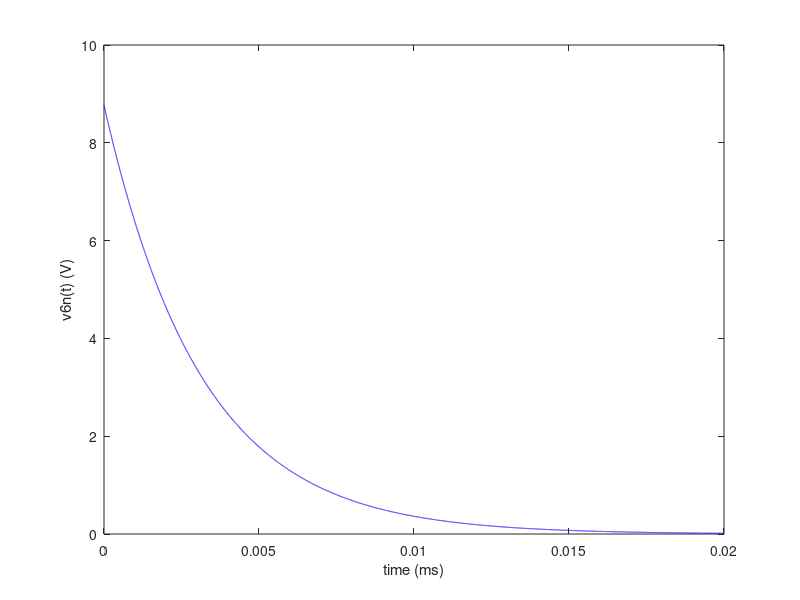
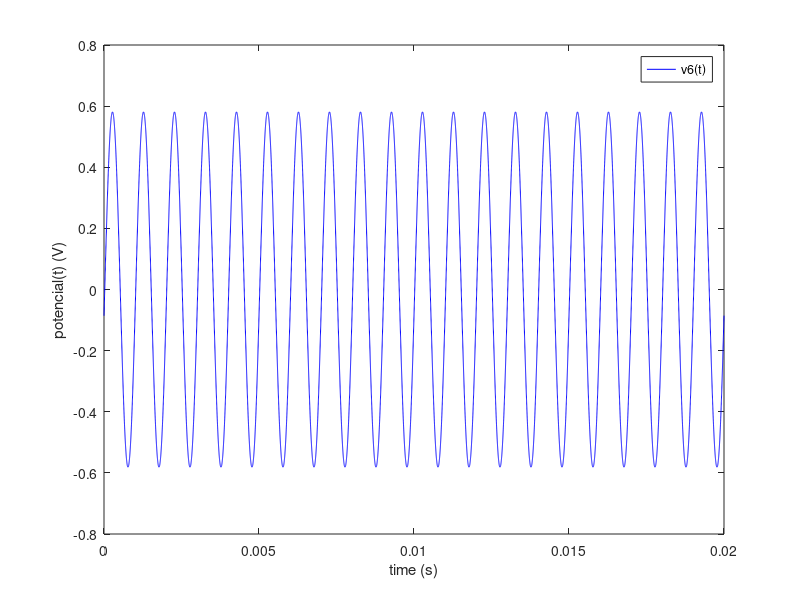
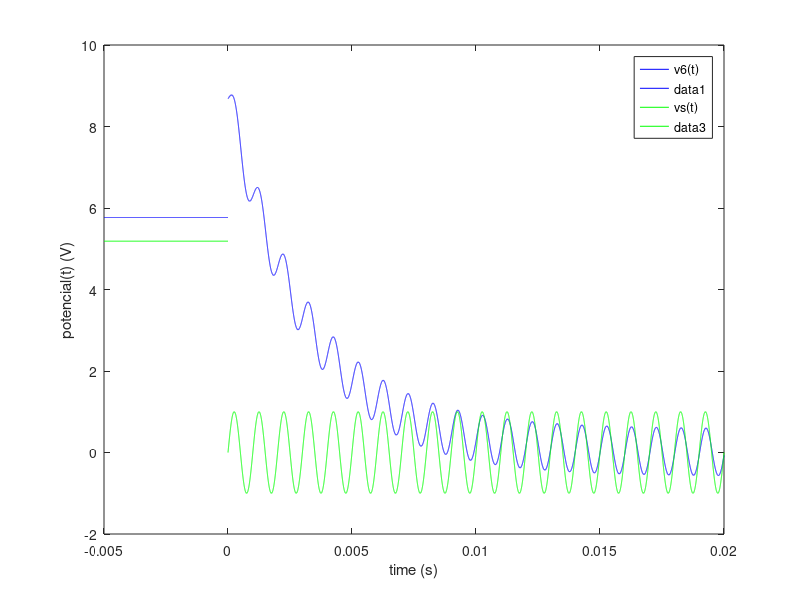

MATLAB code to generate these figures, in order:
close all
clear all

R1 = 1.04408633697e3
R2 = 2.04051610808e3
R3 = 3.07566747417e3
R4 = 4.05936218175e3 
R5 = 3.05878343538e3
R6 = 2.0603640429e3
R7 = 1.04299566201e3
Vs = 5.18382634375 
C = 1.02590436129e-6
Kb = 7.28659513293e-3
Kd = 8.22752594192e3

format long


printf("\n alinea 1)------------------------------------------\n\n")

line1 = [1, 0, 0, 0, 0, 0, 0];
line2 = [0, 1/R3+1/R2+1/R1, -1/R2, -1/R3, 0, 0, 0];
line3 = [0, Kb+1/R2, -1/R2, -Kb, 0, 0, 0];
line58 = [0, -1/R3, 0, 1/R5+1/R4+1/R3, -1/R5, -1/R7, 1/R7];
line6 = [0, Kb, 0, -Kb-1/R5, 1/R5, 0, 0];
line7 = [0, 0, 0, 0, 0, -1/R6-1/R7, 1/R7];
line8 = [0, 0, 0, 1, 0, Kd/R6, -1];

An = [line1; line2; line3; line58; line6; line7; line8]

bn = [Vs; Vs/R1; 0; 0; 0; 0; 0]

#det(An)

Xn = An\bn


Vx = Xn(5) - Xn(7)


printf("\n alinea 2)-------------------------------------------\n\n")

printf("Nodal Analysis---------------")

A = [1/R1+1/R4+1/R6, -1/R1, 0, -1/R4, 0, -1/R6, 0; -1/R1, 1/R1+1/R2+1/R3, -1/R2, -1/R3, 0, 0, 0; 0, -1/R2-Kb, 1/R2, Kb, 0, 0, 0; -1/R6, 0, 0, 0, 0, 1/R6+1/R7, -1/R7; 0, 0, 0, 0, 1, 0, -1; -Kd/R6, 0, 0, 1, 0, Kd/R6, -1; 1, 0, 0, 0, 0, 0, 0]

det(A)

b = [0; 0; 0; 0; Vx; 0; 0]

Xn2 = A\b

Ix = -(Xn2(4)-Xn2(5))/R5 + Kb*(Xn2(2)-Xn2(4));
Req = Vx/Ix



printf("\n\n alinea 3)------------------------------------------\n\n")

time = 0:1e-6:20e-3;

v6n = Xn2(5)*exp(-time/(Req*C));

hf = figure();
plot(time, v6n, "b");
xlabel("time (ms)");
ylabel("v6n(t) (V)");

print(hf, "v6n.eps", "-depsc");



printf("\n\nalinea 4)-------------------------------------------------\n\n")

omega = 2*pi*1000 #rad/s

dlineVs = [1, 0, 0, 0, 0, 0, 0];
dline2 = [-1/R1, 1/R1 + 1/R3+1/R2, -1/R2, -1/R3, 0, 0, 0];
dline58 = [0, -1/R3, 0, 1/R3+1/R4+1/R5, -i*omega*C-1/R5, -1/R7, 1/R7+i*omega*C];
dline3 = [0, Kb+1/R2, -1/R2, -Kb, 0, 0, 0];
dline6 = [0, Kb, 0, -1/R5-Kb, 1/R5+i*omega*C, 0, -i*omega*C];
dline7 = [0, 0, 0, 0, 0, -1/R6-1/R7, 1/R7];
dlineVd = [0, 0, 0, 1, 0, Kd/R6, -1];

dAn = [dline2; dline3; dline6; dline7; dlineVs; dlineVd; dline58]

dbn = [0; 0; 0; 0; -i; 0; 0] #parte real

determinante = det (dAn)

dXn = dAn\dbn

fase = arg(dXn(5))
amplitude = abs(dXn(5))

printf("\n plot solução forçada \n")

time = 0:1e-6:20e-3;

v6force = amplitude*cos(omega*time - fase);

hf2 = figure();
plot(time, v6force, "b;v6(t);");

legend();

xlabel("time (s)");
ylabel("potencial(t) (V)");

print(hf2, "v6_force.eps", "-depsc");


printf("\n\nalinea 5)-------------------------------------------------\n\n")

stepDt = fase/omega

initial_time  = -5e-3:1e-6:0;
final_time = 0:1e-6:20e-3;

v6i = 0*initial_time+Xn(5);
vsi = 0*initial_time + Vs;

v6f = v6n + amplitude*cos(omega*final_time - fase);
vsf = sin(final_time*omega);

hf2 = figure();
plot(initial_time, v6i, "b;v6(t);");
hold on
plot(final_time, v6f, "b");
plot(initial_time, vsi, "g;vs(t);");
plot(final_time, vsf, "g");

legend();

xlabel("time (s)");
ylabel("potencial(t) (V)");

print(hf2, "v6_vs.eps", "-depsc");

#{
printf("\n\nalinea 6)-----------------------------------------------------\n\n")

solution6 = 0.1:1:1e4;
kk = 1

for freq = 0.1:1:1e4
omega = 2*pi*freq; #rad/s

dlineVs = [1, 0, 0, 0, 0, 0, 0];
dline2 = [-1/R1, 1/R1 + 1/R3+1/R2, -1/R2, -1/R3, 0, 0, 0];
dline58 = [0, -1/R3, 0, 1/R3+1/R4+1/R5, -i*omega*C-1/R5, -1/R7, 1/R7+i*omega*C];
dline3 = [0, Kb+1/R2, -1/R2, -Kb, 0, 0, 0];
dline6 = [0, Kb, 0, -1/R5-Kb, 1/R5+i*omega*C, 0, -i*omega*C];
dline7 = [0, 0, 0, 0, 0, -1/R6-1/R7, 1/R7];
dlineVd = [0, 0, 0, 1, 0, Kd/R6, -1];

dAn = [dline2; dline3; dline6; dline7; dlineVs; dlineVd; dline58];

dbn = [0; 0; 0; 0; -i; 0; 0]; #parte real

dXn = dAn\dbn;
solution6(kk) = dXn(5) - dXn(7);
kk = kk +1;

end 

solution6 = solution6/(-i);
argsSol6 = arg(solution6)*(180/pi);

vecfreq = 10*log10(0.1:1:1e4);
absSol6 = 20*log10(abs(solution6));

hf3 = figure();
plot(vecfreq, absSol6, "b;absFrq(t);");
print(hf3, "absv6.eps", "-depsc");

hf4 = figure();
plot(vecfreq, argsSol6, "b;argV6;");
print(hf4, "argvc.eps", "-depsc");


#}







